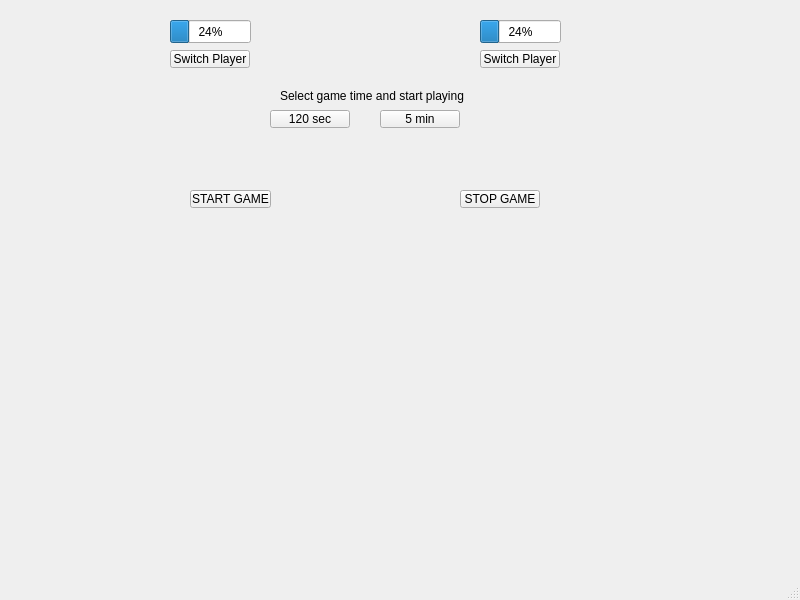
<?xml version="1.0" encoding="UTF-8"?>
<ui version="4.0">
 <class>MainWindow</class>
 <widget class="QMainWindow" name="MainWindow">
  <property name="geometry">
   <rect>
    <x>0</x>
    <y>0</y>
    <width>800</width>
    <height>600</height>
   </rect>
  </property>
  <property name="windowTitle">
   <string>MainWindow</string>
  </property>
  <widget class="QWidget" name="centralwidget">
   <widget class="QPushButton" name="P1">
    <property name="geometry">
     <rect>
      <x>170</x>
      <y>50</y>
      <width>80</width>
      <height>18</height>
     </rect>
    </property>
    <property name="text">
     <string>Switch Player</string>
    </property>
   </widget>
   <widget class="QPushButton" name="P2">
    <property name="geometry">
     <rect>
      <x>480</x>
      <y>50</y>
      <width>80</width>
      <height>18</height>
     </rect>
    </property>
    <property name="text">
     <string>Switch Player</string>
    </property>
   </widget>
   <widget class="QPushButton" name="T1">
    <property name="geometry">
     <rect>
      <x>270</x>
      <y>110</y>
      <width>80</width>
      <height>18</height>
     </rect>
    </property>
    <property name="text">
     <string>120 sec</string>
    </property>
   </widget>
   <widget class="QPushButton" name="T2">
    <property name="geometry">
     <rect>
      <x>380</x>
      <y>110</y>
      <width>80</width>
      <height>18</height>
     </rect>
    </property>
    <property name="text">
     <string>5 min</string>
    </property>
   </widget>
   <widget class="QPushButton" name="S1">
    <property name="geometry">
     <rect>
      <x>190</x>
      <y>190</y>
      <width>81</width>
      <height>18</height>
     </rect>
    </property>
    <property name="text">
     <string>START GAME</string>
    </property>
   </widget>
   <widget class="QPushButton" name="S2">
    <property name="geometry">
     <rect>
      <x>460</x>
      <y>190</y>
      <width>80</width>
      <height>18</height>
     </rect>
    </property>
    <property name="text">
     <string>STOP GAME</string>
    </property>
   </widget>
   <widget class="QProgressBar" name="progressBar">
    <property name="geometry">
     <rect>
      <x>170</x>
      <y>20</y>
      <width>81</width>
      <height>23</height>
     </rect>
    </property>
    <property name="value">
     <number>24</number>
    </property>
   </widget>
   <widget class="QProgressBar" name="progressBar_2">
    <property name="geometry">
     <rect>
      <x>480</x>
      <y>20</y>
      <width>81</width>
      <height>23</height>
     </rect>
    </property>
    <property name="value">
     <number>24</number>
    </property>
   </widget>
   <widget class="QLabel" name="label">
    <property name="geometry">
     <rect>
      <x>280</x>
      <y>80</y>
      <width>191</width>
      <height>31</height>
     </rect>
    </property>
    <property name="text">
     <string>Select game time and start playing</string>
    </property>
   </widget>
  </widget>
  <widget class="QMenuBar" name="menubar">
   <property name="geometry">
    <rect>
     <x>0</x>
     <y>0</y>
     <width>800</width>
     <height>17</height>
    </rect>
   </property>
  </widget>
  <widget class="QStatusBar" name="statusbar"/>
 </widget>
 <resources/>
 <connections/>
</ui>
